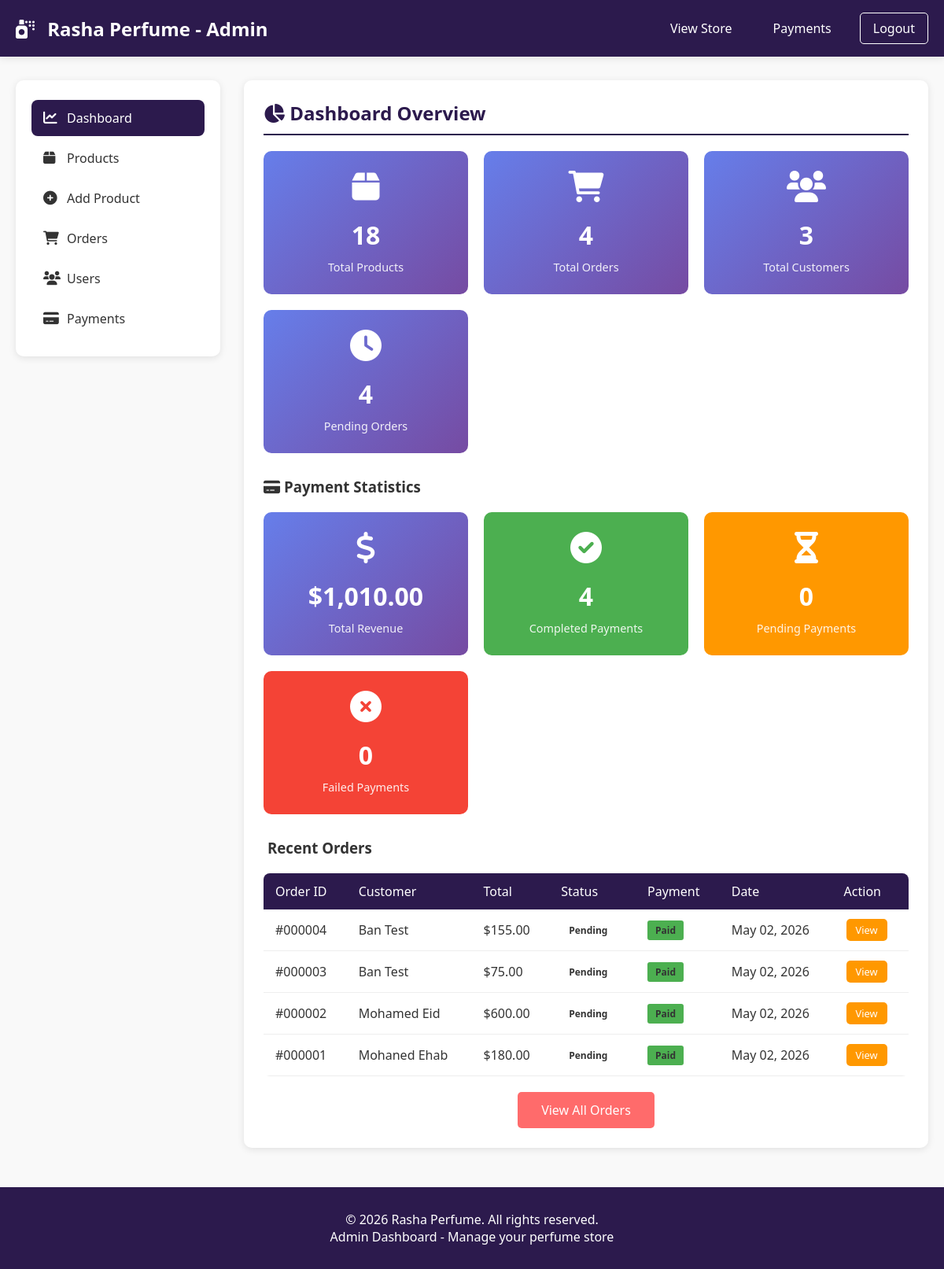
The app's page /rasha-perfume/admin/index.php (signed in) with its own data.
### tables this page shows
CREATE TABLE `orders` (
  `id` int NOT NULL AUTO_INCREMENT,
  `user_id` int NOT NULL,
  `total_amount` decimal(10,2) NOT NULL,
  `status` enum('pending','processing','shipped','delivered','cancelled') DEFAULT 'pending',
  `shipping_address` text NOT NULL,
  `phone` varchar(20) DEFAULT NULL,
  `created_at` timestamp NULL DEFAULT CURRENT_TIMESTAMP,
  PRIMARY KEY (`id`),
  KEY `idx_orders_user_id` (`user_id`),
  KEY `idx_orders_status` (`status`),
  KEY `idx_orders_created_at` (`created_at`),
  CONSTRAINT `orders_ibfk_1` FOREIGN KEY (`user_id`) REFERENCES `users` (`id`) ON DELETE CASCADE
);

CREATE TABLE `users` (
  `id` int NOT NULL AUTO_INCREMENT,
  `name` varchar(100) NOT NULL,
  `email` varchar(100) NOT NULL,
  `password` varchar(255) NOT NULL,
  `is_admin` tinyint(1) DEFAULT '0',
  `created_at` timestamp NULL DEFAULT CURRENT_TIMESTAMP,
  `phone` varchar(20) DEFAULT NULL,
  `address` text,
  `last_login` timestamp NULL DEFAULT NULL,
  `status` enum('active','inactive','banned') DEFAULT 'active',
  PRIMARY KEY (`id`),
  UNIQUE KEY `email` (`email`),
  KEY `idx_users_email` (`email`)
);

### rasha-perfume/admin/index.php (the view, shortened to what this page needs)
<?php
require_once '../php/config.php';
$totalProducts = $pdo->query("SELECT COUNT(*) FROM products")->fetchColumn();
$totalOrders = $pdo->query("SELECT COUNT(*) FROM orders")->fetchColumn();
$totalUsers = $pdo->query("SELECT COUNT(*) FROM users WHERE is_admin = 0")->fetchColumn();
$pendingOrders = $pdo->query("SELECT COUNT(*) FROM orders WHERE status = 'pending'")->fetchColumn();
$totalRevenue = $pdo->query("SELECT SUM(amount) FROM payments WHERE payment_status = 'completed'")->fetchColumn();
$totalRevenue = $totalRevenue ? $totalRevenue : 0;
$completedPayments = $pdo->query("SELECT COUNT(*) FROM payments WHERE payment_status = 'completed'")->fetchColumn();
$pendingPayments = $pdo->query("SELECT COUNT(*) FROM payments WHERE payment_status = 'pending'")->fetchColumn();
$failedPayments = $pdo->query("SELECT COUNT(*) FROM payments WHERE payment_status = 'failed'")->fetchColumn();
$stmt = $pdo->query("
    SELECT o.*, u.name as user_name,
           CASE WHEN p.id IS NOT NULL AND p.payment_status = 'completed' THEN 'completed'
                WHEN p.id IS NOT NULL AND p.payment_status = 'pending' THEN 'pending'
                WHEN p.id IS NOT NULL AND p.payment_status = 'failed' THEN 'failed'
                ELSE 'not_paid'
           END as payment_status,
           p.payment_method, p.transaction_id
    FROM orders o
    JOIN users u ON o.user_id = u.id
    LEFT JOIN payments p ON o.id = p.order_id
    ORDER BY o.created_at DESC
");
$orders = $stmt->fetchAll(PDO::FETCH_ASSOC);
$section = isset($_GET['section']) ? $_GET['section'] : 'dashboard';
?>
<!DOCTYPE html>
<html lang="en">
<head>
    <link rel="stylesheet" href="../css/style.css">
    <link rel="stylesheet" href="../css/admin.css">
    <link href="https://cdnjs.cloudflare.com/ajax/libs/font-awesome/6.0.0/css/all.min.css" rel="stylesheet">
</head>
<body>
    <nav class="navbar">
        <div class="container">
            <div class="nav-brand">
                <a href="index.php"><i class="fas fa-spray-can"></i> Rasha Perfume - Admin</a>
            </div>
            <div class="nav-links">
                <a href="../index.php" class="nav-link">View Store</a>
                <a href="payments.php" class="nav-link">Payments</a>
                <a href="../php/logout.php" class="btn-auth">Logout</a>
            </div>
        </div>
    </nav>
    <main>
        <div class="container">
            <div class="admin-container">
                <div class="admin-sidebar">
    <a href="?section=dashboard" class="<?php echo $section == 'dashboard' ? 'active' : ''; ?>">
        <i class="fas fa-chart-line"></i> Dashboard
    </a>
    <a href="?section=products" class="<?php echo $section == 'products' ? 'active' : ''; ?>">
        <i class="fas fa-box"></i> Products
    </a>
    <a href="?section=add_product" class="<?php echo $section == 'add_product' ? 'active' : ''; ?>">
        <i class="fas fa-plus-circle"></i> Add Product
    </a>
    <a href="?section=orders" class="<?php echo $section == 'orders' ? 'active' : ''; ?>">
        <i class="fas fa-shopping-cart"></i> Orders
    </a>
    <a href="manage_users.php">
        <i class="fas fa-users"></i> Users
    </a>
    <a href="payments.php">
        <i class="fas fa-credit-card"></i> Payments
    </a>
</div>
                <div class="admin-content">
                    <?php if($section == 'dashboard'): ?>
                        <div class="dashboard-section">
                            <h2><i class="fas fa-chart-pie"></i> Dashboard Overview</h2>
                            <div class="stats-grid">
                                <div class="stat-card">
                                    <i class="fas fa-box"></i>
                                    <h3><?php echo $totalProducts; ?></h3>
                                    <p>Total Products</p>
                                </div>
                                <div class="stat-card">
                                    <i class="fas fa-shopping-cart"></i>
                                    <h3><?php echo $totalOrders; ?></h3>
                                    <p>Total Orders</p>
                                </div>
                                <div class="stat-card">
                                    <i class="fas fa-users"></i>
                                    <h3><?php echo $totalUsers; ?></h3>
                                    <p>Total Customers</p>
                                </div>
                                <div class="stat-card">
                                    <i class="fas fa-clock"></i>
                                    <h3><?php echo $pendingOrders; ?></h3>
                                    <p>Pending Orders</p>
                                </div>
                            </div>
                            <h3 style="margin-top: 30px; margin-bottom: 20px;"><i class="fas fa-credit-card"></i> Payment Statistics</h3>
                            <div class="stats-grid">
                                <div class="stat-card" style="background: linear-gradient(135deg, #667eea, #764ba2);">
                                    <i class="fas fa-dollar-sign"></i>
                                    <h3>$<?php echo number_format($totalRevenue, 2); ?></h3>
                                    <p>Total Revenue</p>
                                </div>
                                <div class="stat-card" style="background: #4caf50;">
                                    <i class="fas fa-check-circle"></i>
                                    <h3><?php echo $completedPayments; ?></h3>
                                    <p>Completed Payments</p>
                                </div>
                                <div class="stat-card" style="background: #ff9800;">
                                    <i class="fas fa-hourglass-half"></i>
                                    <h3><?php echo $pendingPayments; ?></h3>
                                    <p>Pending Payments</p>
                                </div>
                                <div class="stat-card" style="background: #f44336;">
                                    <i class="fas fa-times-circle"></i>
                                    <h3><?php echo $failedPayments; ?></h3>
                                    <p>Failed Payments</p>
                                </div>
                            </div>
                            <h3 style="margin-top: 30px; margin-bottom: 20px;"><i class="fas fa-recent"></i> Recent Orders</h3>
                            <table class="admin-table">
                                <thead>
                                    <tr>
                                        <th>Order ID</th>
                                        <th>Customer</th>
                                        <th>Total</th>
                                        <th>Status</th>
                                        <th>Payment</th>
                                        <th>Date</th>
                                        <th>Action</th>
                                    </tr>
                                </thead>
                                <tbody>
                                    <?php
                                    $recentOrders = array_slice($orders, 0, 5);
                                    foreach($recentOrders as $order):
                                    ?>
                                        <tr>
                                            <td>#<?php echo str_pad($order['id'], 6, '0', STR_PAD_LEFT); ?></td>
                                            <td><?php echo htmlspecialchars($order['user_name']); ?></td>
                                            <td>$<?php echo number_format($order['total_amount'], 2); ?></td>
                                            <td>
                                                <span class="status-badge status-<?php echo $order['status']; ?>">
                                                    <?php echo ucfirst($order['status']); ?>
                                                </span>
                                            </td>
                                            <td>
                                                <?php if($order['payment_status'] == 'completed'): ?>
                                                    <span class="status-badge" style="background: #4caf50;">Paid</span>
                                                <?php elseif($order['payment_status'] == 'pending'): ?>
                                                    <span class="status-badge" style="background: #ff9800;">Pending</span>
                                                <?php elseif($order['payment_status'] == 'failed'): ?>
                                                    <span class="status-badge" style="background: #f44336;">Failed</span>
                                                <?php else: ?>
                                                    <span class="status-badge" style="background: #999;">Not Paid</span>
                                                <?php endif; ?>
                                            <td><?php echo date('M d, Y', strtotime($order['created_at'])); ?></span>
                                            <td>
                                                <a href="?section=orders&order_id=<?php echo $order['id']; ?>" class="btn-edit">View</a>
                                    <?php endforeach; ?>
                                </tbody>
                            </table>
                            <div style="text-align: center; margin-top: 20px;">
                                <a href="?section=orders" class="btn-primary">View All Orders</a>
                            </div>
                        </div>
                    <?php endif; ?>
                </div>
            </div>
        </div>
    </main>
    <footer class="footer">
        <div class="container">
            <p>&copy; 2026 Rasha Perfume. All rights reserved.</p>
            <p>Admin Dashboard - Manage your perfume store</p>
        </div>
    </footer>
</body>
</html>

### rasha-perfume/css/style.css (style rules this page uses)
* { margin: 0; padding: 0; box-sizing: border-box; }
body { font-family: 'Segoe UI', Tahoma, Geneva, Verdana, sans-serif; background-color: #f9f9f9; color: #333; }
.container { max-width: 1200px; margin: 0 auto; padding: 0 20px; }
.navbar { background-color: #2c1a4d; color: white; padding: 1rem 0; position: sticky; top: 0; z-index: 1000; box-shadow: 0 2px 10px rgba(0,0,0,0.1); }
.navbar .container { display: flex; justify-content: space-between; align-items: center; }
.nav-brand a { color: white; text-decoration: none; font-size: 1.5rem; font-weight: bold; }
.nav-brand i { margin-right: 10px; }
.nav-links { display: flex; gap: 20px; align-items: center; flex-wrap: wrap; }
.nav-link { color: white; text-decoration: none; padding: 8px 16px; border-radius: 5px; transition: background 0.3s; }
.btn-auth { background-color: transparent; border: 1px solid white; color: white; padding: 8px 16px; border-radius: 5px; cursor: pointer; transition: all 0.3s; text-decoration: none; display: inline-block; }
.btn-primary { background-color: #ff6b6b; color: white; border: none; padding: 12px 30px; font-size: 1rem; border-radius: 5px; cursor: pointer; transition: transform 0.3s, background 0.3s; text-decoration: none; display: inline-block; }
h2 { text-align: center; margin-bottom: 30px; color: #2c1a4d; }
.footer { background-color: #2c1a4d; color: white; text-align: center; padding: 30px 0; margin-top: 50px; }

### rasha-perfume/css/admin.css (style rules this page uses)
.admin-container { display: flex; gap: 30px; margin-top: 30px; min-height: 600px; }
.admin-sidebar { width: 260px; background: white; padding: 20px; border-radius: 10px; box-shadow: 0 2px 10px rgba(0,0,0,0.1); height: fit-content; position: sticky; top: 80px; }
.admin-sidebar a { display: flex; align-items: center; gap: 10px; padding: 12px 15px; margin: 5px 0; color: #333; text-decoration: none; border-radius: 8px; transition: all 0.3s; }
.admin-sidebar a i { width: 20px; font-size: 1.1rem; }
.admin-sidebar a.active { background: #2c1a4d; color: white; }
.admin-content { flex: 1; background: white; padding: 25px; border-radius: 10px; box-shadow: 0 2px 10px rgba(0,0,0,0.1); }
.admin-content h2 { text-align: left; margin-bottom: 20px; padding-bottom: 10px; border-bottom: 2px solid #2c1a4d; }
.stats-grid { display: grid; grid-template-columns: repeat(auto-fit, minmax(220px, 1fr)); gap: 20px; margin-top: 20px; }
.stat-card { background: linear-gradient(135deg, #667eea 0%, #764ba2 100%); color: white; padding: 25px; border-radius: 10px; text-align: center; transition: transform 0.3s; }
.stat-card i { font-size: 2.5rem; margin-bottom: 10px; }
.stat-card h3 { font-size: 2rem; margin: 10px 0; }
.stat-card p { font-size: 0.9rem; opacity: 0.9; }
.admin-table { width: 100%; background: white; border-radius: 8px; overflow: hidden; border-collapse: collapse; }
.admin-table th { background: #2c1a4d; color: white; padding: 12px 15px; text-align: left; font-weight: 500; }
.admin-table td { padding: 12px 15px; border-bottom: 1px solid #eee; }
.btn-edit, .btn-delete { padding: 5px 12px; margin: 0 3px; border-radius: 5px; text-decoration: none; font-size: 0.85rem; display: inline-block; transition: all 0.3s; }
.btn-edit { background: #4caf50; color: white; }
.stats-grid { display: grid; grid-template-columns: repeat(auto-fit, minmax(220px, 1fr)); gap: 20px; margin-bottom: 30px; }
.admin-table { width: 100%; border-collapse: collapse; }
.status-badge { display: inline-block; padding: 4px 10px; border-radius: 3px; font-size: 0.75rem; font-weight: bold; }
.btn-view, .btn-edit, .btn-delete { padding: 5px 12px; border-radius: 5px; text-decoration: none; font-size: 0.8rem; transition: all 0.3s; display: inline-block; }
.btn-edit { background: #ff9800; color: white; }

### records on screen
orders: id "000004", user.name "Ban Test", total_amount "155.00", status "Pending", created_at "May 02, 2026"
orders: id "000003", user.name "Ban Test", total_amount "75.00", status "Pending", created_at "May 02, 2026"
orders: id "000002", user.name "Mohamed Eid", total_amount "600.00", status "Pending", created_at "May 02, 2026"
orders: id "000001", user.name "Mohaned Ehab", total_amount "180.00", status "Pending", created_at "May 02, 2026"

### other values on screen
$totalProducts "18"
$totalOrders "4"
$totalUsers "3"
$pendingOrders "4"
$totalRevenue "1,010.00"
$completedPayments "4"
$pendingPayments "0"
$failedPayments "0"
